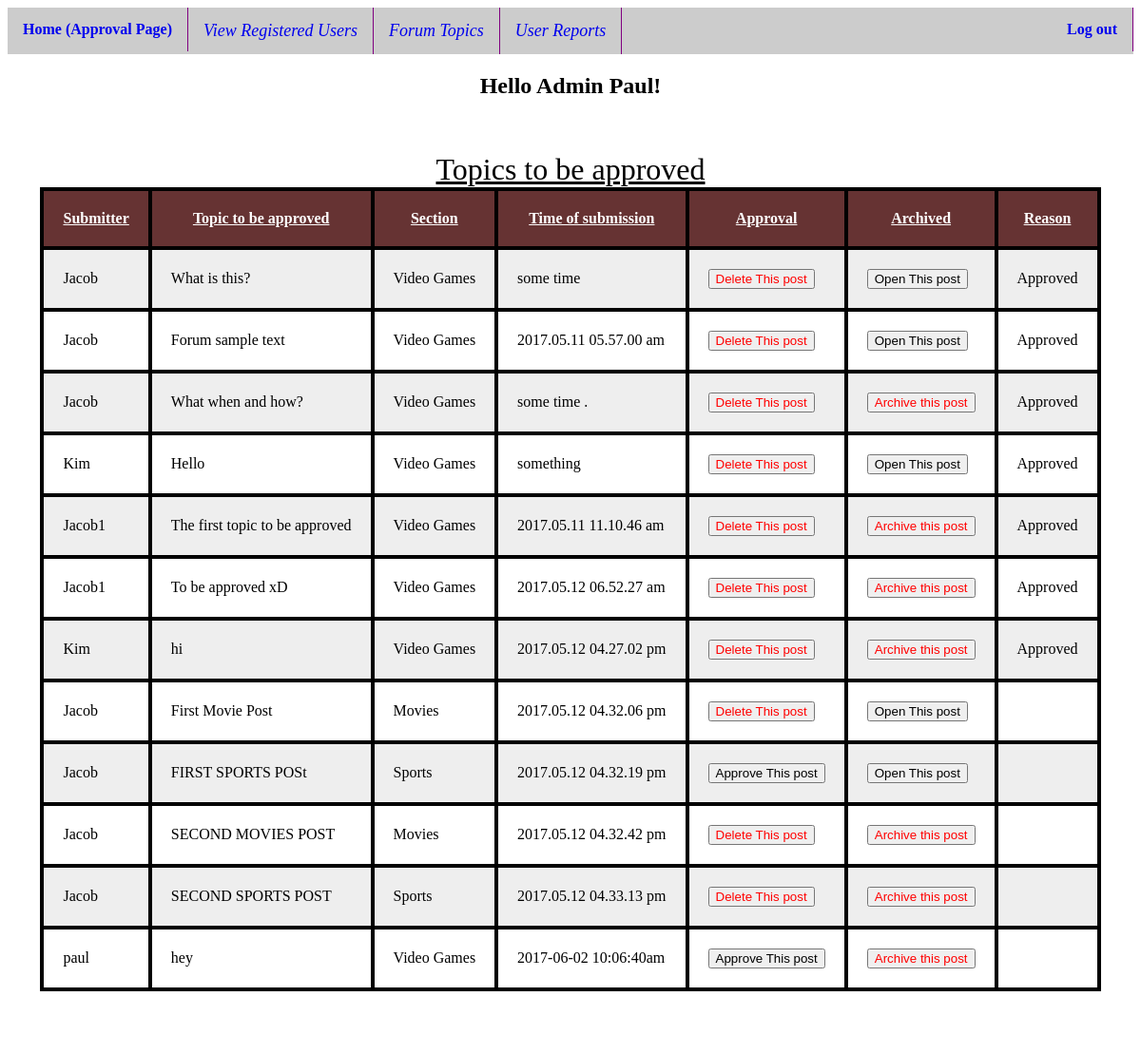
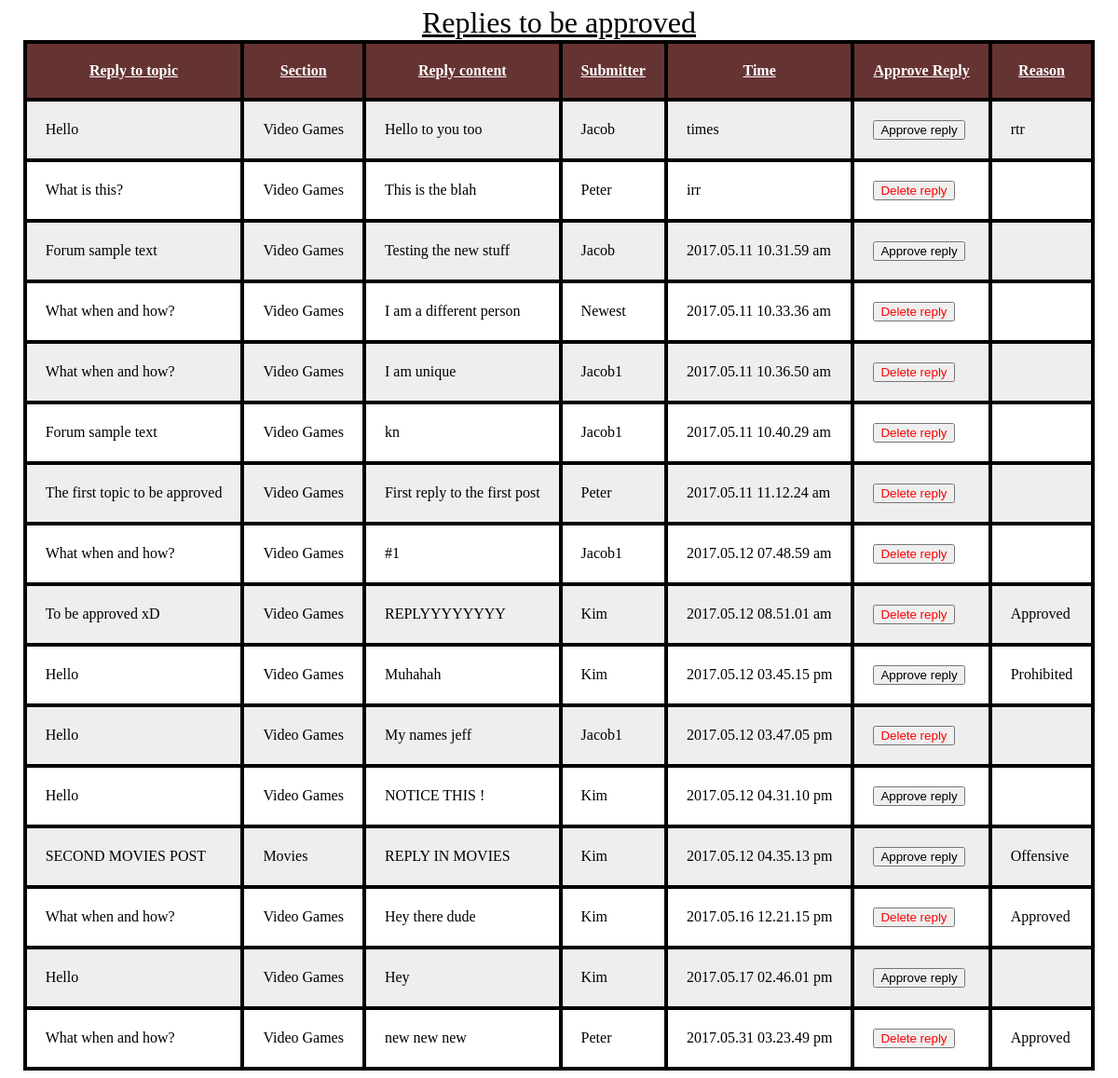
Page /fapprove.php (signed in) on the committed database (2 pictures, top to bottom).
### tables this page shows
CREATE TABLE `question` (
  `Id` int(2) DEFAULT NULL,
  `Submitter` varchar(100) NOT NULL,
  `Topic` varchar(100) NOT NULL,
  `Section` varchar(100) NOT NULL,
  `Approved` int(2) NOT NULL DEFAULT '0',
  `Closed` int(2) NOT NULL DEFAULT '0',
  `Time` varchar(100) NOT NULL,
  `Reason` varchar(100) DEFAULT NULL
);

CREATE TABLE `reply` (
  `Topic` varchar(100) DEFAULT NULL,
  `Section` varchar(100) DEFAULT NULL,
  `Reply` varchar(100) DEFAULT NULL,
  `Submitter` varchar(100) DEFAULT NULL,
  `Time` varchar(100) NOT NULL,
  `Approved` int(2) NOT NULL DEFAULT '0',
  `Reason` varchar(100) DEFAULT NULL,
  `Rexists` int(2) NOT NULL DEFAULT '0'
);

### fapprove.php (the view, shortened to what this page needs)
<!DOCTYPE html PUBLIC "-//W3C//DTD XHTML 1.0 Transitional//EN" "http://www.w3.org/TR/xhtml1/DTD/xhtml1-transitional.dtd">
<html xmlns="http://www.w3.org/1999/xhtml">
<head>
</head>
<body>
<?php
require_once('config.php');
require_once('navbar1.php');
$sql="SELECT * FROM question";
$result=mysqli_query($conn,$sql);
echo "<h2 align=center class='me'> Hello Admin ".$_SESSION['Name'];
echo "!</h2>";
?>
<br ><br >
<table>
	<caption style='color:black;text-align:center;font-size:200%;text-decoration:underline'>Topics to be approved</caption>
	<th>Submitter </th>
	<th>Topic to be approved</th>
	<th>Section</th>
	<th>Time of submission</th>
	<th>Approval</th>
	<th>Archived</th>
	<th>Reason</th>
<?php
	while($hey=mysqli_fetch_assoc($result))
		{
		echo "<tr><td>";
		echo $hey['Submitter'];
		echo "</td><td>";
		echo $hey['Topic'];
		echo "</td><td>";
		echo $hey['Section'];
		echo "</td><td>";
		echo $hey['Time'];
		echo "</td><td>";
		$temp=$hey['Topic'];
		$app=$hey['Approved'];
		$close=$hey['Closed'];
		echo "<form action='topicapprove.php?id=$temp&app=$app&value=1' method='POST'>";
		if($hey['Approved']==0)
			{echo "<input type = submit value='Approve This post'>";}
		else if($hey['Approved']==1)
			{echo "<input type = submit value='Delete This post' style='color:red'>";}
		echo "</form>";
		echo "</td><td>";
		echo "<form action='archive.php?id=$temp&app=$close' method='POST'>";
		if($hey['Closed']==0)
			{echo "<input type = submit value='Archive this post' style='color:red'>";}
		else
			{echo "<input type = submit value='Open This post' >";}
		$temp3=$hey['Reason'];
		echo "</td><td>";
		echo $temp3;
		echo "</form></td>";
		}
?>
</table>
<br> <br> <br> <br>
<table>
	<caption style='color:black;font-size:200%;text-decoration:underline;'>Replies to be approved</caption>
	<th>Reply to topic</th>
	<th>Section</th>
	<th>Reply content</th>
	<th>Submitter</th>
	<th>Time</th>
	<th>Approve Reply</th>
	<th>Reason</th>
	<?php
	$sql="SELECT * FROM reply";
	$result=mysqli_query($conn,$sql);
	while($hey=mysqli_fetch_assoc($result))
		{
		echo "<tr><td>";
		echo $hey['Topic'];
		echo "</td><td>";
		echo $hey['Section'];
		echo "</td><td>";
		echo $hey['Reply'];
		echo "</td><td>";
		echo $hey['Submitter'];
		echo "</td><td>";
		echo $hey['Time'];
		echo "</td><td>";
		$temp1=$hey['Approved'];
		$temp2=$hey['Time'];
		echo "<form method='POST' action='replyapprove.php?id=$temp1&app=$temp2&value=1'>";
		if($temp1==0)
		{echo "<input type=submit value='Approve reply'>";}
		else if($temp1==1)
		{echo "<input type=submit value='Delete reply' style='color:red'>";}
		$temp3=$hey['Reason'];
		echo "</td><td>";
		echo $temp3;
		echo "</td>";
		echo "</form></td></tr>";
		}
	?>
</table>
</body>
</html>

### fapprove.php (style rules this page uses)
table,td,th { border:1px solid black;  padding:100px; }
table { margin-left: auto; margin-right: auto; }
tr,td,th { padding:20px; }
th { text-decoration:underline; }
table, tr:nth-child(even) { background-color: #eee; }
table,tr:nth-child(odd) { background-color: #fff; }
table { color: black; background-color: black; }
th { background:#663333; color:white; }

### rows in the picture
question: Submitter "Jacob", Topic "What is this?", Section "Video Games", Time "some time", Reason "Approved"
question: Submitter "Jacob", Topic "Forum sample text", Section "Video Games", Time "2017.05.11 05.57.00 am", Reason "Approved"
question: Submitter "Jacob", Topic "What when and how?", Section "Video Games", Time "some time .", Reason "Approved"
question: Submitter "Kim", Topic "Hello", Section "Video Games", Time "something", Reason "Approved"
question: Submitter "Jacob1", Topic "The first topic to be approved", Section "Video Games", Time "2017.05.11 11.10.46 am", Reason "Approved"
question: Submitter "Jacob1", Topic "To be approved xD", Section "Video Games", Time "2017.05.12 06.52.27 am", Reason "Approved"
question: Submitter "Kim", Topic "hi", Section "Video Games", Time "2017.05.12 04.27.02 pm", Reason "Approved"
question: Submitter "Jacob", Topic "First Movie Post", Section "Movies", Time "2017.05.12 04.32.06 pm"
question: Submitter "Jacob", Topic "FIRST SPORTS POSt", Section "Sports", Time "2017.05.12 04.32.19 pm"
question: Submitter "Jacob", Topic "SECOND MOVIES POST", Section "Movies", Time "2017.05.12 04.32.42 pm"
question: Submitter "Jacob", Topic "SECOND SPORTS POST", Section "Sports", Time "2017.05.12 04.33.13 pm"
question: Submitter "paul", Topic "hey", Section "Video Games", Time "2017-06-02 10:06:40am"
reply: Topic "Hello", Section "Video Games", Reply "Hello to you too", Submitter "Jacob", Time "times", Reason "rtr"
reply: Topic "What is this?", Section "Video Games", Reply "This is the blah", Submitter "Peter", Time "irr"
reply: Topic "Forum sample text", Section "Video Games", Reply "Testing the new stuff", Submitter "Jacob", Time "2017.05.11 10.31.59 am"
reply: Topic "What when and how?", Section "Video Games", Reply "I am a different person", Submitter "Newest", Time "2017.05.11 10.33.36 am"
reply: Topic "What when and how?", Section "Video Games", Reply "I am unique", Submitter "Jacob1", Time "2017.05.11 10.36.50 am"
reply: Topic "Forum sample text", Section "Video Games", Reply "kn", Submitter "Jacob1", Time "2017.05.11 10.40.29 am"
reply: Topic "The first topic to be approved", Section "Video Games", Reply "First reply to the first post", Submitter "Peter", Time "2017.05.11 11.12.24 am"
reply: Topic "What when and how?", Section "Video Games", Reply "#1", Submitter "Jacob1", Time "2017.05.12 07.48.59 am"
reply: Topic "To be approved xD", Section "Video Games", Reply "REPLYYYYYYYY", Submitter "Kim", Time "2017.05.12 08.51.01 am", Reason "Approved"
reply: Topic "Hello", Section "Video Games", Reply "Muhahah", Submitter "Kim", Time "2017.05.12 03.45.15 pm", Reason "Prohibited"
reply: Topic "Hello", Section "Video Games", Reply "My names jeff", Submitter "Jacob1", Time "2017.05.12 03.47.05 pm"
reply: Topic "Hello", Section "Video Games", Reply "NOTICE THIS !", Submitter "Kim", Time "2017.05.12 04.31.10 pm"
reply: Topic "SECOND MOVIES POST", Section "Movies", Reply "REPLY IN MOVIES", Submitter "Kim", Time "2017.05.12 04.35.13 pm", Reason "Offensive"
reply: Topic "What when and how?", Section "Video Games", Reply "Hey there dude", Submitter "Kim", Time "2017.05.16 12.21.15 pm", Reason "Approved"
reply: Topic "Hello", Section "Video Games", Reply "Hey", Submitter "Kim", Time "2017.05.17 02.46.01 pm"
reply: Topic "What when and how?", Section "Video Games", Reply "new new new", Submitter "Peter", Time "2017.05.31 03.23.49 pm", Reason "Approved"

### other values in the picture
$_SESSION['Name'] "Paul"
